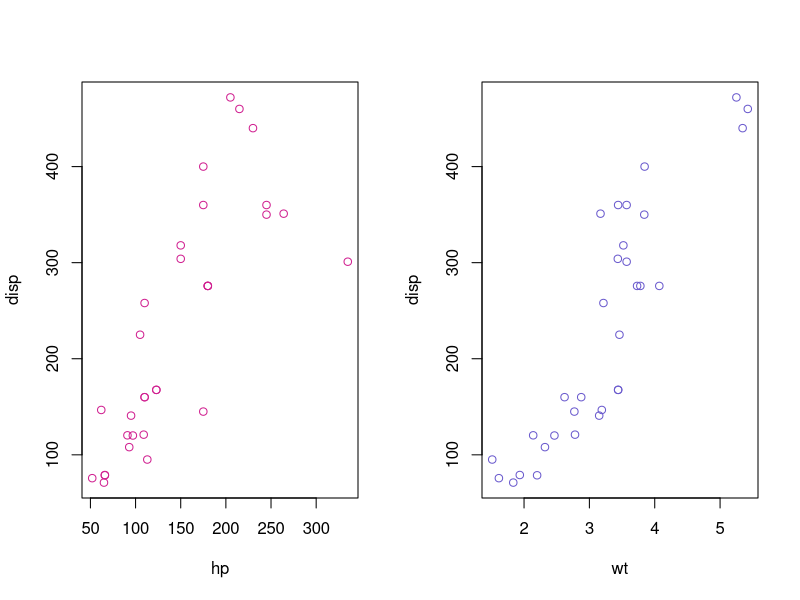
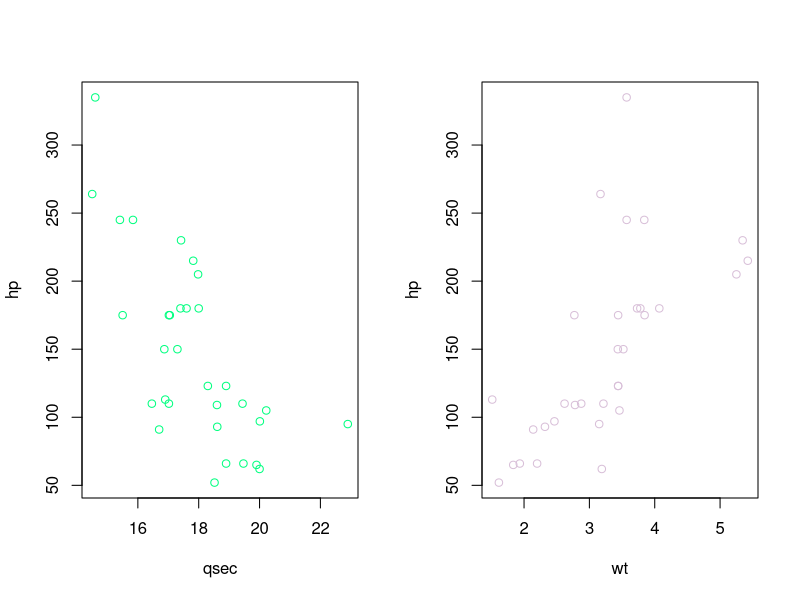
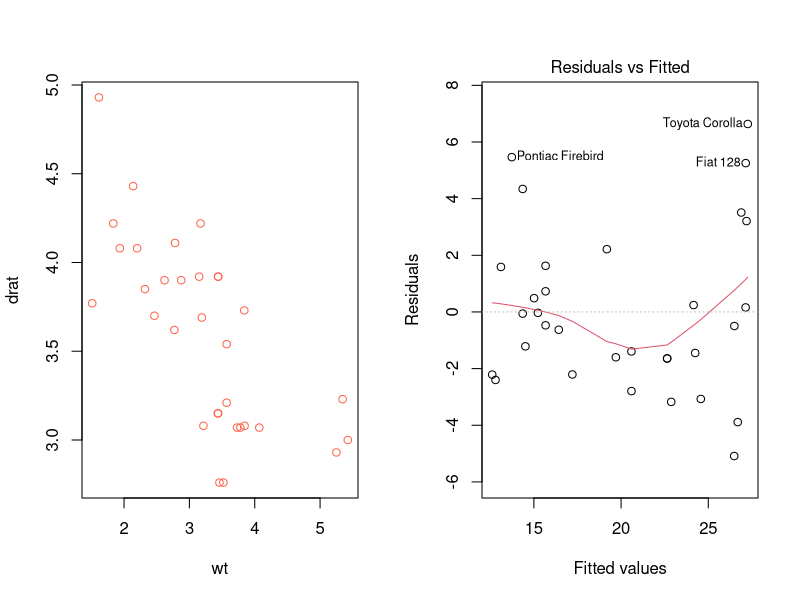
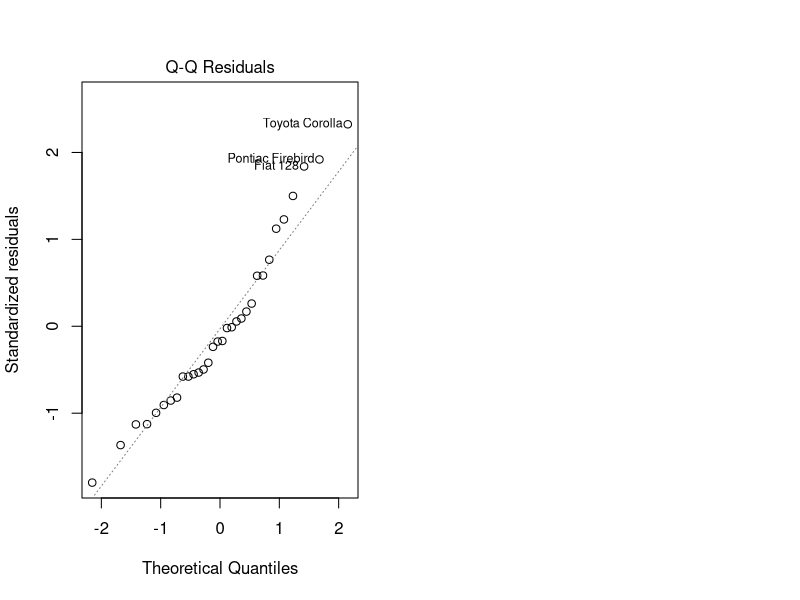

Source code (R) for these figures, in order:
## ---- chunk 1
data("mtcars");summary(mtcars);cars <- mtcars;cor(cars)
## ---- chunk 2
cars$cyl <- factor(cars$cyl)
cars$vs <- factor(cars$vs)
cars$am <- factor(cars$am)
cars$gear <- factor(cars$gear)
cars$carb <- factor(cars$carb)
## ---- chunk 3
fit <- lm(mpg~am,mtcars)
fit1 <- lm(mpg~am+cyl+disp,mtcars)
fit2 <- lm(mpg~am+cyl+disp+wt+hp,mtcars)
fit3 <- lm(mpg~am+cyl+disp+wt+hp+drat+qsec,mtcars)
fit4 <- lm(mpg~am+cyl+disp+wt+hp+drat+qsec+vs+gear,mtcars)
fit5 <- lm(mpg~am+cyl+disp+wt+hp+drat+qsec+vs+gear+carb,mtcars)
anova(fit,fit1,fit2,fit3,fit4,fit5)
## ---- chunk 4
shapiro.test(fit1$residuals)
## ---- chunk 5
mdl <- lm(mpg~am+cyl+disp,cars)
summary(mdl)$coef
## ---- chunk 6
par(mfrow=c(1,2))
plot(disp~hp,data=cars,col="violetred")
plot(disp~wt,data=cars,col="slateblue")
## ---- chunk 7
par(mfrow=c(1,2))
plot(hp~qsec,data=cars,col="springgreen")
plot(hp~wt,data=cars,col="thistle")
## ---- chunk 8
plot(drat~wt,data=cars,col="tomato")
## ---- chunk 9
plot(fit1,which=1)
## ---- chunk 10
plot(fit1,which=2)
